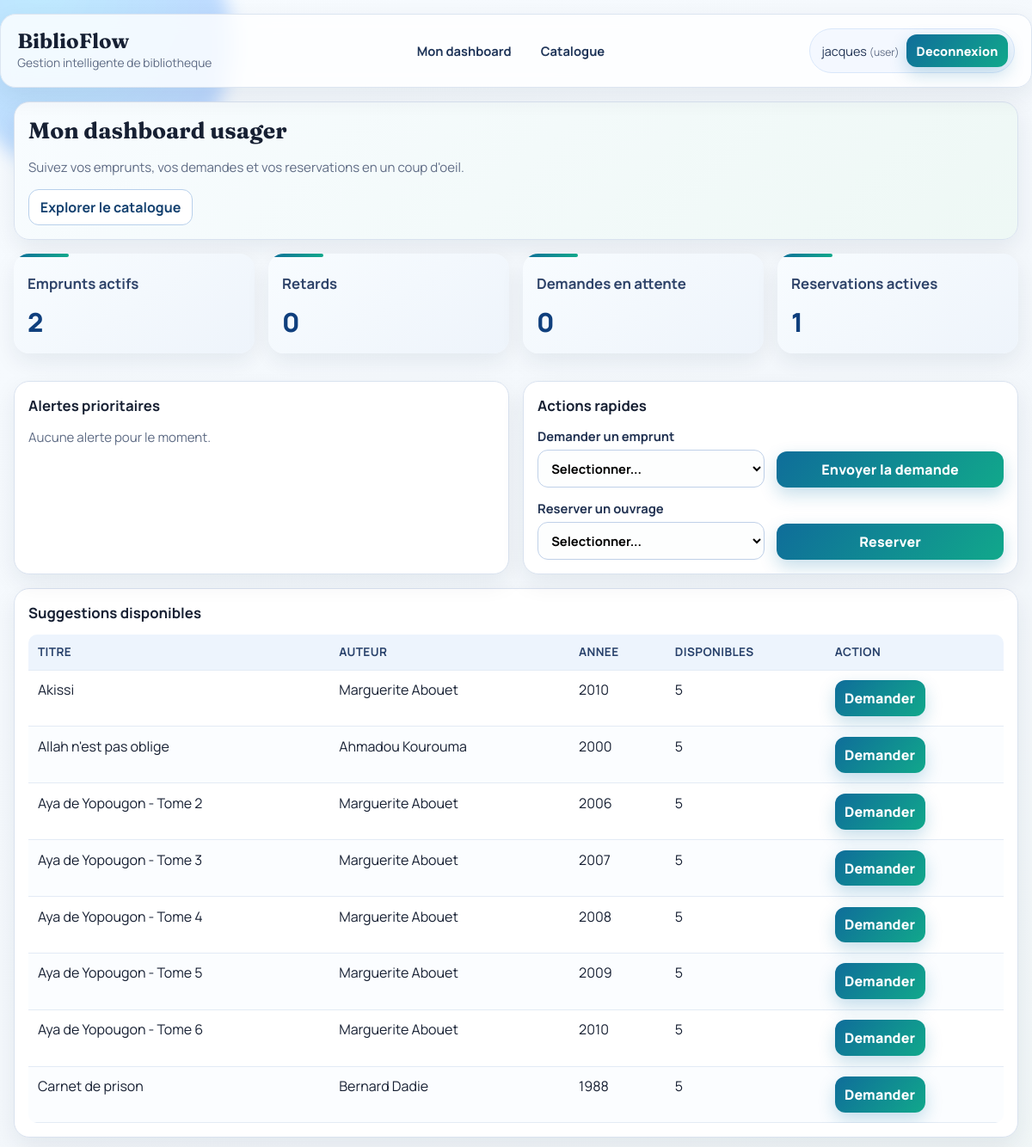
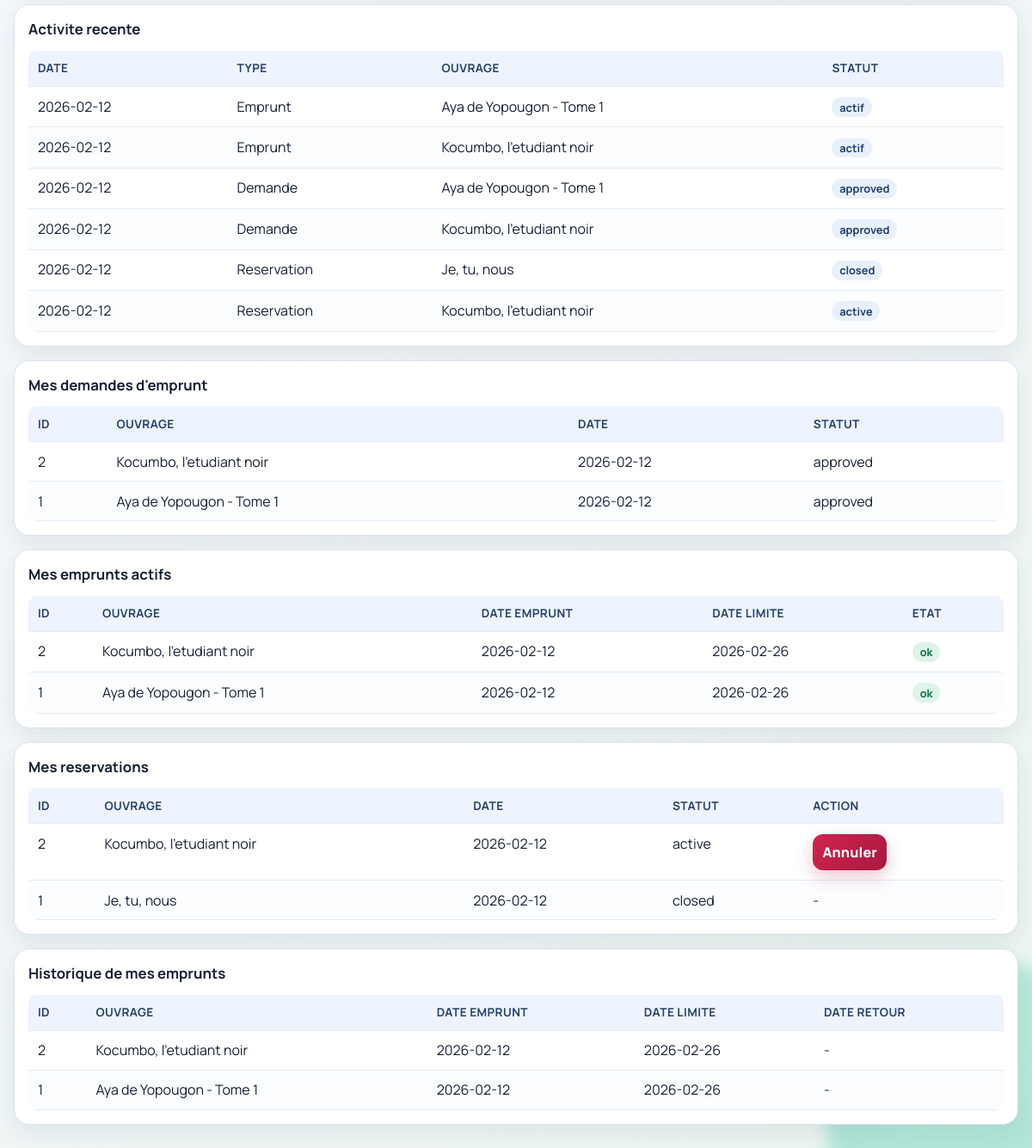
Page /me (signed in) on the committed database (2 pictures, top to bottom).
### tables this page shows
CREATE TABLE users (
                id INTEGER PRIMARY KEY AUTOINCREMENT,
                full_name TEXT NOT NULL,
                email TEXT UNIQUE NOT NULL,
                phone TEXT,
                user_type TEXT NOT NULL DEFAULT 'adherent'
            , role TEXT NOT NULL DEFAULT 'user', password_hash TEXT);

CREATE TABLE books (
                id INTEGER PRIMARY KEY AUTOINCREMENT,
                title TEXT NOT NULL,
                author TEXT NOT NULL,
                isbn TEXT UNIQUE,
                total_copies INTEGER NOT NULL CHECK(total_copies >= 0),
                available_copies INTEGER NOT NULL CHECK(available_copies >= 0)
            , publisher TEXT, publication_year INTEGER);

CREATE TABLE loan_requests (
                id INTEGER PRIMARY KEY AUTOINCREMENT,
                user_id INTEGER NOT NULL,
                book_id INTEGER NOT NULL,
                request_date TEXT NOT NULL DEFAULT (date('now')),
                status TEXT NOT NULL DEFAULT 'pending',
                FOREIGN KEY(user_id) REFERENCES users(id) ON DELETE CASCADE,
                FOREIGN KEY(book_id) REFERENCES books(id) ON DELETE CASCADE
            );

CREATE TABLE loans (
                id INTEGER PRIMARY KEY AUTOINCREMENT,
                user_id INTEGER NOT NULL,
                book_id INTEGER NOT NULL,
                loan_date TEXT NOT NULL DEFAULT (date('now')),
                due_date TEXT,
                return_date TEXT,
                FOREIGN KEY(user_id) REFERENCES users(id) ON DELETE CASCADE,
                FOREIGN KEY(book_id) REFERENCES books(id) ON DELETE CASCADE
            );

CREATE TABLE reservations (
                id INTEGER PRIMARY KEY AUTOINCREMENT,
                user_id INTEGER NOT NULL,
                book_id INTEGER NOT NULL,
                reservation_date TEXT NOT NULL DEFAULT (date('now')),
                status TEXT NOT NULL DEFAULT 'active',
                FOREIGN KEY(user_id) REFERENCES users(id) ON DELETE CASCADE,
                FOREIGN KEY(book_id) REFERENCES books(id) ON DELETE CASCADE
            );

### app.py (the view)
@app.route("/me")
@login_required
def user_dashboard():
    user = get_current_user()
    if user and user["role"] == "admin":
        return redirect(url_for("admin_dashboard"))
    with get_db_connection() as conn:
        user_stats = {
            "active_loans": conn.execute(
                "SELECT COUNT(*) AS c FROM loans WHERE user_id = ? AND return_date IS NULL",
                (user["id"],),
            ).fetchone()["c"],
            "overdue_loans": conn.execute(
                """
                SELECT COUNT(*) AS c
                FROM loans
                WHERE user_id = ? AND return_date IS NULL
                  AND due_date IS NOT NULL AND due_date < date('now')
                """,
                (user["id"],),
            ).fetchone()["c"],
            "pending_requests": conn.execute(
                """
                SELECT COUNT(*) AS c
                FROM loan_requests
                WHERE user_id = ? AND status = 'pending'
                """,
                (user["id"],),
            ).fetchone()["c"],
            "active_reservations": conn.execute(
                """
                SELECT COUNT(*) AS c
                FROM reservations
                WHERE user_id = ? AND status = 'active'
                """,
                (user["id"],),
            ).fetchone()["c"],
        }
        my_active_loans = conn.execute(
            """
            SELECT l.id, l.loan_date, l.due_date, b.title AS book_title,
                   CASE
                       WHEN l.due_date IS NOT NULL AND l.due_date < date('now') THEN 1
                       ELSE 0
                   END AS is_overdue
            FROM loans l
            JOIN books b ON b.id = l.book_id
            WHERE l.user_id = ? AND l.return_date IS NULL
            ORDER BY l.id DESC
            """,
            (user["id"],),
        ).fetchall()
        my_history = conn.execute(
            """
            SELECT l.id, l.loan_date, l.due_date, l.return_date, b.title AS book_title
            FROM loans l
            JOIN books b ON b.id = l.book_id
            WHERE l.user_id = ?
            ORDER BY l.id DESC
            LIMIT 20
            """,
            (user["id"],),
        ).fetchall()
        overdue_details = conn.execute(
            """
            SELECT b.title AS book_title, l.due_date
            FROM loans l
            JOIN books b ON b.id = l.book_id
            WHERE l.user_id = ? AND l.return_date IS NULL
              AND l.due_date IS NOT NULL AND l.due_date < date('now')
            ORDER BY l.due_date ASC
            """,
            (user["id"],),
        ).fetchall()
        due_soon = conn.execute(
            """
            SELECT b.title AS book_title, l.due_date
            FROM loans l
            JOIN books b ON b.id = l.book_id
            WHERE l.user_id = ? AND l.return_date IS NULL
              AND l.due_date IS NOT NULL
              AND l.due_date BETWEEN date('now') AND date('now', '+3 day')
            ORDER BY l.due_date ASC
            """,
            (user["id"],),
        ).fetchall()
        my_requests = conn.execute(
            """
            SELECT r.id, r.request_date, r.status, b.title AS book_title
            FROM loan_requests r
            JOIN books b ON b.id = r.book_id
            WHERE r.user_id = ?
            ORDER BY r.id DESC
            """,
            (user["id"],),
        ).fetchall()
        my_reservations = conn.execute(
            """
            SELECT r.id, r.reservation_date, r.status, b.title AS book_title
            FROM reservations r
            JOIN books b ON b.id = r.book_id
            WHERE r.user_id = ?
            ORDER BY r.id DESC
            """,
            (user["id"],),
        ).fetchall()
        books_list = conn.execute(
            "SELECT id, title, author, publication_year, available_copies FROM books ORDER BY title"
        ).fetchall()
        suggested_books = conn.execute(
            """
            SELECT id, title, author, publication_year, available_copies
            FROM books
            WHERE available_copies > 0
            ORDER BY available_copies DESC, title ASC
            LIMIT 8
            """
        ).fetchall()
        recent_activity = conn.execute(
            """
            SELECT event_date, event_type, item_title, status
            FROM (
                SELECT l.loan_date AS event_date,
                       'Emprunt' AS event_type,
                       b.title AS item_title,
                       CASE
                           WHEN l.return_date IS NULL THEN 'actif'
                           ELSE 'retourne'
                       END AS status
                FROM loans l
                JOIN books b ON b.id = l.book_id
                WHERE l.user_id = ?

                UNION ALL

                SELECT r.request_date AS event_date,
                       'Demande' AS event_type,
                       b.title AS item_title,
                       r.status AS status
                FROM loan_requests r
                JOIN books b ON b.id = r.book_id
                WHERE r.user_id = ?

                UNION ALL

                SELECT rs.reservation_date AS event_date,
                       'Reservation' AS event_type,
                       b.title AS item_title,
                       rs.status AS status
                FROM reservations rs
                JOIN books b ON b.id = rs.book_id
                WHERE rs.user_id = ?
            )
            ORDER BY event_date DESC
            LIMIT 12
            """,
            (user["id"], user["id"], user["id"]),
        ).fetchall()
    return render_template(
        "user_dashboard.html",
        user_stats=user_stats,
        overdue_details=overdue_details,
        due_soon=due_soon,
        recent_activity=recent_activity,
        suggested_books=suggested_books,
        my_active_loans=my_active_loans,
        my_history=my_history,
        my_requests=my_requests,
        my_reservations=my_reservations,
        books=books_list,
    )

### templates/user_dashboard.html (shortened to what this page needs)
{% extends "base.html" %}
{% block content %}
<section class="card hero-card">
    <h2>Mon dashboard usager</h2>
    <p class="muted">Suivez vos emprunts, vos demandes et vos reservations en un coup d'oeil.</p>
    <div class="quick-links">
        <a class="btn-ghost" href="{{ url_for('catalog') }}">Explorer le catalogue</a>
    </div>
</section>
<section class="stats-grid">
    <article class="card stat">
        <h3>Emprunts actifs</h3>
        <p>{{ user_stats.active_loans }}</p>
    </article>
    <article class="card stat">
        <h3>Retards</h3>
        <p>{{ user_stats.overdue_loans }}</p>
    </article>
    <article class="card stat">
        <h3>Demandes en attente</h3>
        <p>{{ user_stats.pending_requests }}</p>
    </article>
    <article class="card stat">
        <h3>Reservations actives</h3>
        <p>{{ user_stats.active_reservations }}</p>
    </article>
</section>
<section class="dashboard-grid">
    <article class="card">
        <h3>Alertes prioritaires</h3>
        {% if not overdue_details and not due_soon %}
            <p class="muted">Aucune alerte pour le moment.</p>
        {% endif %}
    </article>
    <article class="card">
        <h3>Actions rapides</h3>
        <form method="post" action="{{ url_for('create_loan_request') }}" class="grid-form">
            <label>Demander un emprunt
                <select name="book_id" required>
                    <option value="">Selectionner...</option>
                </select>
            </label>
            <button type="submit">Envoyer la demande</button>
        </form>
        <form method="post" action="{{ url_for('create_reservation') }}" class="grid-form top-space">
            <label>Reserver un ouvrage
                <select name="book_id" required>
                    <option value="">Selectionner...</option>
                </select>
            </label>
            <button type="submit">Reserver</button>
        </form>
    </article>
</section>
<section class="card">
    <h3>Suggestions disponibles</h3>
    <table>
        <thead><tr><th>Titre</th><th>Auteur</th><th>Annee</th><th>Disponibles</th><th>Action</th></tr></thead>
        <tbody>
            {% for book in suggested_books %}
            <tr>
                <td>{{ book.title }}</td>
                <td>{{ book.author }}</td>
                <td>{{ book.publication_year or '-' }}</td>
                <td>{{ book.available_copies }}</td>
                <td>
                    <form method="post" action="{{ url_for('create_loan_request') }}" class="inline-form">
                        <button type="submit">Demander</button>
                    </form>
                </td>
            </tr>
            {% else %}
            <tr><td colspan="5">Aucune suggestion.</td></tr>
            {% endfor %}
        </tbody>
    </table>
</section>
<section class="card">
    <h3>Activite recente</h3>
    <table>
        <thead><tr><th>Date</th><th>Type</th><th>Ouvrage</th><th>Statut</th></tr></thead>
        <tbody>
            {% for event in recent_activity %}
            <tr>
                <td>{{ event.event_date }}</td>
                <td>{{ event.event_type }}</td>
                <td>{{ event.item_title }}</td>
                <td><span class="status-chip">{{ event.status }}</span></td>
            </tr>
            {% else %}
            <tr><td colspan="4">Aucune activite recente.</td></tr>
            {% endfor %}
        </tbody>
    </table>
</section>
<section class="card">
    <h3>Mes demandes d'emprunt</h3>
    <table>
        <thead><tr><th>ID</th><th>Ouvrage</th><th>Date</th><th>Statut</th></tr></thead>
        <tbody>
            {% for req in my_requests %}
            <tr>
                <td>{{ req.id }}</td>
                <td>{{ req.book_title }}</td>
                <td>{{ req.request_date }}</td>
                <td>{{ req.status }}</td>
            </tr>
            {% else %}
            <tr><td colspan="4">Aucune demande.</td></tr>
            {% endfor %}
        </tbody>
    </table>
</section>
<section class="card">
    <h3>Mes emprunts actifs</h3>
    <table>
        <thead><tr><th>ID</th><th>Ouvrage</th><th>Date emprunt</th><th>Date limite</th><th>Etat</th></tr></thead>
        <tbody>
            {% for loan in my_active_loans %}
            <tr>
                <td>{{ loan.id }}</td>
                <td>{{ loan.book_title }}</td>
                <td>{{ loan.loan_date }}</td>
                <td>{{ loan.due_date or '-' }}</td>
                <td>
                    {% if loan.is_overdue %}
                    <span class="status-chip status-danger">en retard</span>
                    {% else %}
                    <span class="status-chip status-ok">ok</span>
                    {% endif %}
                </td>
            </tr>
            {% else %}
            <tr><td colspan="5">Aucun emprunt actif.</td></tr>
            {% endfor %}
        </tbody>
    </table>
</section>
<section class="card">
    <h3>Mes reservations</h3>
    <table>
        <thead><tr><th>ID</th><th>Ouvrage</th><th>Date</th><th>Statut</th><th>Action</th></tr></thead>
        <tbody>
            {% for reservation in my_reservations %}
            <tr>
                <td>{{ reservation.id }}</td>
                <td>{{ reservation.book_title }}</td>
                <td>{{ reservation.reservation_date }}</td>
                <td>{{ reservation.status }}</td>
                <td>
                    {% if reservation.status == 'active' %}
                    <form method="post" action="{{ url_for('cancel_own_reservation', reservation_id=reservation.id) }}">
                        <button type="submit" class="danger">Annuler</button>
                    </form>
                    {% else %}
                    -
                    {% endif %}
                </td>
            </tr>
            {% else %}
            <tr><td colspan="5">Aucune reservation.</td></tr>
            {% endfor %}
        </tbody>
    </table>
</section>
<section class="card">
    <h3>Historique de mes emprunts</h3>
    <table>
        <thead><tr><th>ID</th><th>Ouvrage</th><th>Date emprunt</th><th>Date limite</th><th>Date retour</th></tr></thead>
        <tbody>
            {% for loan in my_history %}
            <tr>
                <td>{{ loan.id }}</td>
                <td>{{ loan.book_title }}</td>
                <td>{{ loan.loan_date }}</td>
                <td>{{ loan.due_date or '-' }}</td>
                <td>{{ loan.return_date or '-' }}</td>
            </tr>
            {% else %}
            <tr><td colspan="5">Aucun historique.</td></tr>
            {% endfor %}
        </tbody>
    </table>
</section>
{% endblock %}

### templates/base.html (shortened to what this page needs)
<!DOCTYPE html>
<html lang="fr">
<head>
    <link rel="stylesheet" href="{{ url_for('static', filename='style.css') }}">
</head>
<body>
<div class="bg-orb orb-a"></div>
<header class="topbar">
    <div class="brand-block">
        <a class="brand" href="{{ url_for('home') }}">BiblioFlow</a>
        <p>Gestion intelligente de bibliotheque</p>
    </div>
    {% if session_user %}
    <nav class="main-nav">
        {% if session_user.role == 'admin' %}
        <a href="{{ url_for('admin_dashboard') }}">Dashboard admin</a>
        <a href="{{ url_for('catalog') }}">Catalogue</a>
        <a href="{{ url_for('books') }}">Ouvrages</a>
        <a href="{{ url_for('users') }}">Comptes</a>
        <a href="{{ url_for('loans') }}">Emprunts</a>
        <a href="{{ url_for('reservations') }}">Reservations</a>
        {% else %}
        <a href="{{ url_for('user_dashboard') }}">Mon dashboard</a>
        <a href="{{ url_for('catalog') }}">Catalogue</a>
        {% endif %}
    </nav>
    <div class="session-box">
        <span>{{ session_user.full_name }} <small>({{ session_user.role }})</small></span>
        <form method="post" action="{{ url_for('logout') }}">
            <button type="submit">Deconnexion</button>
        </form>
    </div>
    {% endif %}
</header>
<main class="container">
    {% block content %}{% endblock %}
</main>
</body>
</html>

### rows in the picture
users: full_name "jacques", role "user"
books: title "Akissi", author "Marguerite Abouet", publication_year "2010", available_copies "5"
books: title "Allah n'est pas oblige", author "Ahmadou Kourouma", publication_year "2000", available_copies "5"
books: title "Aya de Yopougon - Tome 2", author "Marguerite Abouet", publication_year "2006", available_copies "5"
books: title "Aya de Yopougon - Tome 3", author "Marguerite Abouet", publication_year "2007", available_copies "5"
books: title "Aya de Yopougon - Tome 4", author "Marguerite Abouet", publication_year "2008", available_copies "5"
books: title "Aya de Yopougon - Tome 5", author "Marguerite Abouet", publication_year "2009", available_copies "5"
books: title "Aya de Yopougon - Tome 6", author "Marguerite Abouet", publication_year "2010", available_copies "5"
books: title "Carnet de prison", author "Bernard Dadie", publication_year "1988", available_copies "5"
books: event_date "2026-02-12", event_type "Emprunt", item_title "Aya de Yopougon - Tome 1", status "actif", event_type "Demande", status "approved"
books: event_date "2026-02-12", event_type "Emprunt", item_title "Kocumbo, l'etudiant noir", status "actif", event_type "Demande", status "approved", event_type "Reservation", status "active"
books: event_date "2026-02-12", event_type "Reservation", item_title "Je, tu, nous", status "closed"
loan_requests: id "2", book_title "Kocumbo, l'etudiant noir", request_date "2026-02-12", status "approved"
loan_requests: id "1", book_title "Aya de Yopougon - Tome 1", request_date "2026-02-12", status "approved"
loans: id "2", book_title "Kocumbo, l'etudiant noir", loan_date "2026-02-12", due_date "2026-02-26", return_date "-"
loans: id "1", book_title "Aya de Yopougon - Tome 1", loan_date "2026-02-12", due_date "2026-02-26", return_date "-"
reservations: id "2", book_title "Kocumbo, l'etudiant noir", reservation_date "2026-02-12", status "active"
reservations: id "1", book_title "Je, tu, nous", reservation_date "2026-02-12", status "closed"

### other values in the picture
{{ user_stats.active_loans }} "2"
{{ user_stats.overdue_loans }} "0"
{{ user_stats.pending_requests }} "0"
{{ user_stats.active_reservations }} "1"
